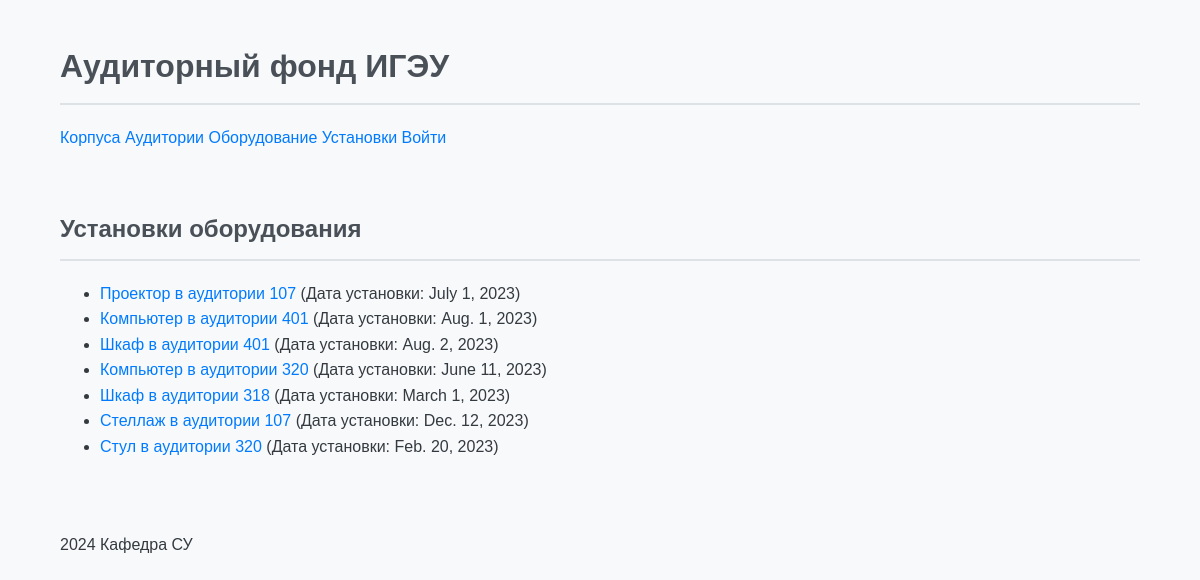
Screenshot of /installations/ with the database file from the repository.
### classrooms/models.py (models this page shows, shortened)
class Installation(models.Model):
    installation_date = models.DateField()
    equipment = models.ForeignKey(Equipment, on_delete=models.CASCADE)
    room = models.ForeignKey(Room, on_delete=models.CASCADE)

class Equipment(models.Model):
    name = models.CharField(max_length=255)
    cost = models.DecimalField(max_digits=10, decimal_places=2)
    supply_date = models.DateField()
    photo = models.ImageField(upload_to='equipment_photos/', blank=True, null=True)

class Room(models.Model):
    number = models.CharField(max_length=10, verbose_name="Номер аудитории")
    floor = models.IntegerField(verbose_name="Этаж")
    cost = models.DecimalField(max_digits=10, decimal_places=2, verbose_name="Стоимость")
    area = models.DecimalField(max_digits=10, decimal_places=2, verbose_name="Площадь")
    capacity = models.IntegerField(verbose_name="Вместимость")
    campus = models.ForeignKey('Campus', on_delete=models.CASCADE, verbose_name="Корпус")
    room_type = models.ForeignKey('RoomType', on_delete=models.CASCADE, verbose_name="Тип аудитории")
    department = models.ForeignKey('Department', on_delete=models.CASCADE, verbose_name="Факультет")
    photo = models.ImageField(upload_to='rooms/', verbose_name="Фотография", blank=True, null=True)
    name = models.CharField(max_length=100, default="Default Room")
    capacity = models.PositiveIntegerField()

### classrooms/views.py (the view)
# urls.py: path('installations/', views.InstallationListView.as_view(), name='installation_list'),
class InstallationListView(ListView):
    model = Installation
    template_name = 'classrooms/installation_list.html'
    context_object_name = 'installations'

### classrooms/templates/classrooms/installation_list.html
{% extends "base_generic.html" %}
{% block content %}
  <h2>Установки оборудования</h2>
  <ul>
    {% for installation in installations %}
      <li><a href="{% url 'installation_detail' installation.pk %}">{{ installation.equipment.name }} в аудитории {{ installation.room.number }}</a> (Дата установки: {{ installation.installation_date }})</li>
    {% endfor %}
  </ul>
{% endblock %}

### classrooms/templates/static/css/style.css (style rules this page uses)
body { font-family: 'Arial', sans-serif; background-color: #f8f9fa; color: #343a40; margin: 0; padding: 0; line-height: 1.6; }
h1, h2, h3 { color: #495057; border-bottom: 2px solid #dee2e6; padding-bottom: 10px; margin-bottom: 20px; }
a { color: #007bff; text-decoration: none; transition: color 0.3s ease; }

### rows the page displays
Installation: equipment.name "Проектор", room.number "107", installation_date "July 1, 2023"
Installation: equipment.name "Компьютер", room.number "401", installation_date "Aug. 1, 2023"
Installation: equipment.name "Шкаф", room.number "401", installation_date "Aug. 2, 2023"
Installation: equipment.name "Компьютер", room.number "320", installation_date "June 11, 2023"
Installation: equipment.name "Шкаф", room.number "318", installation_date "March 1, 2023"
Installation: equipment.name "Стеллаж", room.number "107", installation_date "Dec. 12, 2023"
Installation: equipment.name "Стул", room.number "320", installation_date "Feb. 20, 2023"
